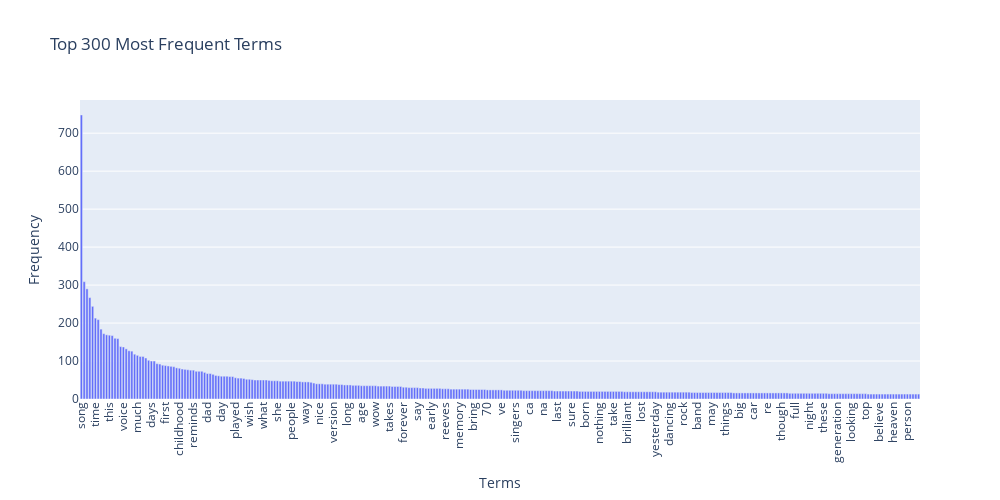

Notebook code cell kept with this figure:
### Markdown cell above
And we will use this version(without stop words) of X_counts to do the rest of work.

### Code cell
term_frequencies = np.asarray(X_counts.sum(axis=0))[0]

feature_names = count_vect.get_feature_names_out()
term_frequencies_dict = dict(zip(feature_names, term_frequencies))
sorted_term_frequencies = sorted(term_frequencies_dict.items(), key=lambda x: x[1], reverse=True)[:300]

sorted_feature_names, sorted_frequencies = zip(*sorted_term_frequencies) # 這句話的意思是將sorted_term_frequencies裡面的key和value分別存到sorted_feature_names和sorted_frequencies裡面，那個*是用來解包的

fig = go.Figure(data=[
    go.Bar(x=sorted_feature_names, y=sorted_frequencies)
])

fig.update_layout(
    title='Top 300 Most Frequent Terms',
    xaxis_title='Terms',
    yaxis_title='Frequency',
    xaxis_tickangle=270,
    width=1000,  # 調整寬度
    height=500   # 調整高度
)

fig.show()

### Figure 1 — Plotly figure (JSON) as saved in the notebook; plotly's stock layout.template omitted (floating-point values rounded to 4 significant figures; data arrays with more than 128 entries replaced by an {"elided": "..."} marker saying what was removed)
{"data": [{"type": "bar", "x": {"elided": "300 str values"}, "y": {"elided": "300 int values"}}], "layout": {"height": 500, "title": {"text": "Top 300 Most Frequent Terms"}, "width": 1000, "xaxis": {"tickangle": -90, "title": {"text": "Terms"}}, "yaxis": {"title": {"text": "Frequency"}}}}
